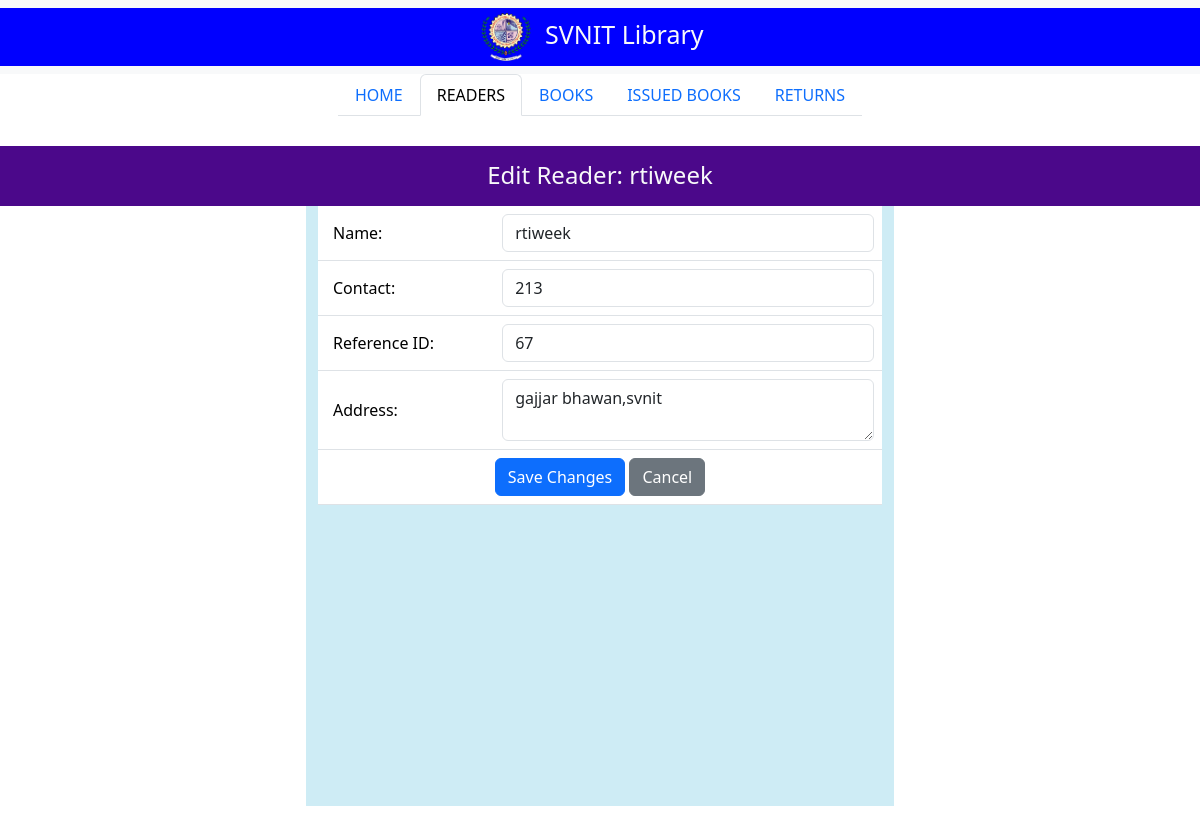
Page /readers/edit/5 on the committed database.
### lim_app/models.py (models this page shows, shortened)
class reader(models.Model):
    reference_id=models.CharField(max_length=200)
    reader_name=models.CharField(max_length=200)
    reader_contact=models.CharField(max_length=200)
    reader_address=models.TextField()
    active=models.BooleanField(default=True)

### lim_app/views.py (the view)
# urls.py: path('readers/edit/<int:id>',edit_reader, name='edit_reader'),
def edit_reader(request, id):
    if request.method == 'POST':
        reader_item = reader.objects.get(id=id)
        reader_item.reference_id = request.POST['reader_ref_id']
        reader_item.reader_name = request.POST['reader_name']
        reader_item.reader_contact = request.POST['reader_contact']
        reader_item.reader_address = request.POST['address']
        reader_item.active = True
        reader_item.save()
        return redirect('/readers')
    else:
        reader_item = reader.objects.get(id=id)
        return render(request, "edit_reader.html", context={"current_tab": "readers", "reader": reader_item})

### lim_app/templates/edit_reader.html (shortened to what this page needs)
<!DOCTYPE html>
{% extends "index.html" %}
{% load static %}
{% block main_content %}
<div class="container-flex text-center justify-content-center align-items-center" style="padding-top:10px; padding-bottom:20px; margin-top:10px;vertical-align:middle;">
    <div class="row justify-content-center align-middle" style="margin-top: 10px;height:60px;">
        <div class="col-md-12 text-light" style="background:#4B088A;">
            <h4 style="margin-top:15px">Edit Reader: {{ reader.reader_name }}</h4>
        </div>
    </div>
    <div class="row justify-content-center">
        <div class="col-md-6">
            <div class="container" style="overflow-y:auto; height:600px;background:#CEECF5">
                <form action="/readers/edit/{{ reader.id }}" method="POST">
                    <table class="table">
                        <tr>
                            <td style="text-align:left;vertical-align:middle; padding-left: 15px">Name:
                            </td>
                            <td><input type="text" class="form-control" name="reader_name" value="{{ reader.reader_name }}"></td>
                        </tr>
                        <tr>
                            <td style="text-align:left;vertical-align:middle; padding-left: 15px">Contact:
                            </td>
                            <td><input type="text" class="form-control" name="reader_contact" value="{{ reader.reader_contact }}"></td>
                        </tr>
                        <tr>
                            <td style="text-align:left;vertical-align:middle; padding-left: 15px">Reference ID:
                            </td>
                            <td><input type="text" class="form-control" name="reader_ref_id" value="{{ reader.reference_id }}"></td>
                        </tr>
                        <tr>
                            <td style="text-align:left;vertical-align:middle; padding-left: 15px">Address:
                            </td>
                            <td><textarea class="form-control" name="address">{{ reader.reader_address }}</textarea></td>
                        </tr>
                        <tr>
                            <td colspan="2">
                                <button class="btn btn-primary" type="submit">Save Changes</button>
                                <a href="/readers" class="btn btn-secondary">Cancel</a>
                            </td>
                        </tr>
                    </table>
                </form>
            </div>
        </div>
    </div>
</div>
{% endblock %}

### rows in the picture
reader: reader_name "rtiweek", reader_contact "213", reader_ref_id "67", address "gajjar bhawan,svnit"
